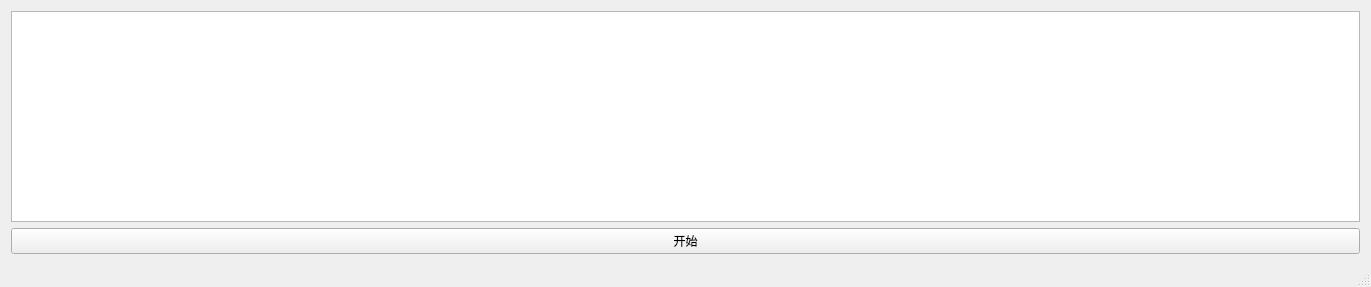
<?xml version="1.0" encoding="UTF-8"?>
<ui version="4.0">
 <class>MainWindow</class>
 <widget class="QMainWindow" name="MainWindow">
  <property name="enabled">
   <bool>true</bool>
  </property>
  <property name="geometry">
   <rect>
    <x>0</x>
    <y>0</y>
    <width>1371</width>
    <height>287</height>
   </rect>
  </property>
  <property name="windowTitle">
   <string>网格机器人</string>
  </property>
  <property name="windowIcon">
   <iconset resource="GridTrade.qrc">
    <normaloff>:/icon.png</normaloff>:/icon.png</iconset>
  </property>
  <widget class="QWidget" name="centralWidget">
   <layout class="QGridLayout" name="gridLayout">
    <item row="0" column="0">
     <widget class="QPlainTextEdit" name="plainTextEdit"/>
    </item>
    <item row="1" column="0">
     <widget class="QPushButton" name="pushButton">
      <property name="text">
       <string>开始</string>
      </property>
     </widget>
    </item>
   </layout>
  </widget>
  <widget class="QStatusBar" name="statusBar"/>
  <action name="action">
   <property name="checkable">
    <bool>true</bool>
   </property>
   <property name="text">
    <string>选项</string>
   </property>
   <property name="toolTip">
    <string>&lt;html&gt;&lt;head/&gt;&lt;body&gt;&lt;p&gt;选项&lt;/p&gt;&lt;/body&gt;&lt;/html&gt;</string>
   </property>
  </action>
  <action name="actionD">
   <property name="text">
    <string>d</string>
   </property>
  </action>
 </widget>
 <layoutdefault spacing="6" margin="11"/>
 <resources>
  <include location="GridTrade.qrc"/>
 </resources>
 <connections/>
</ui>
